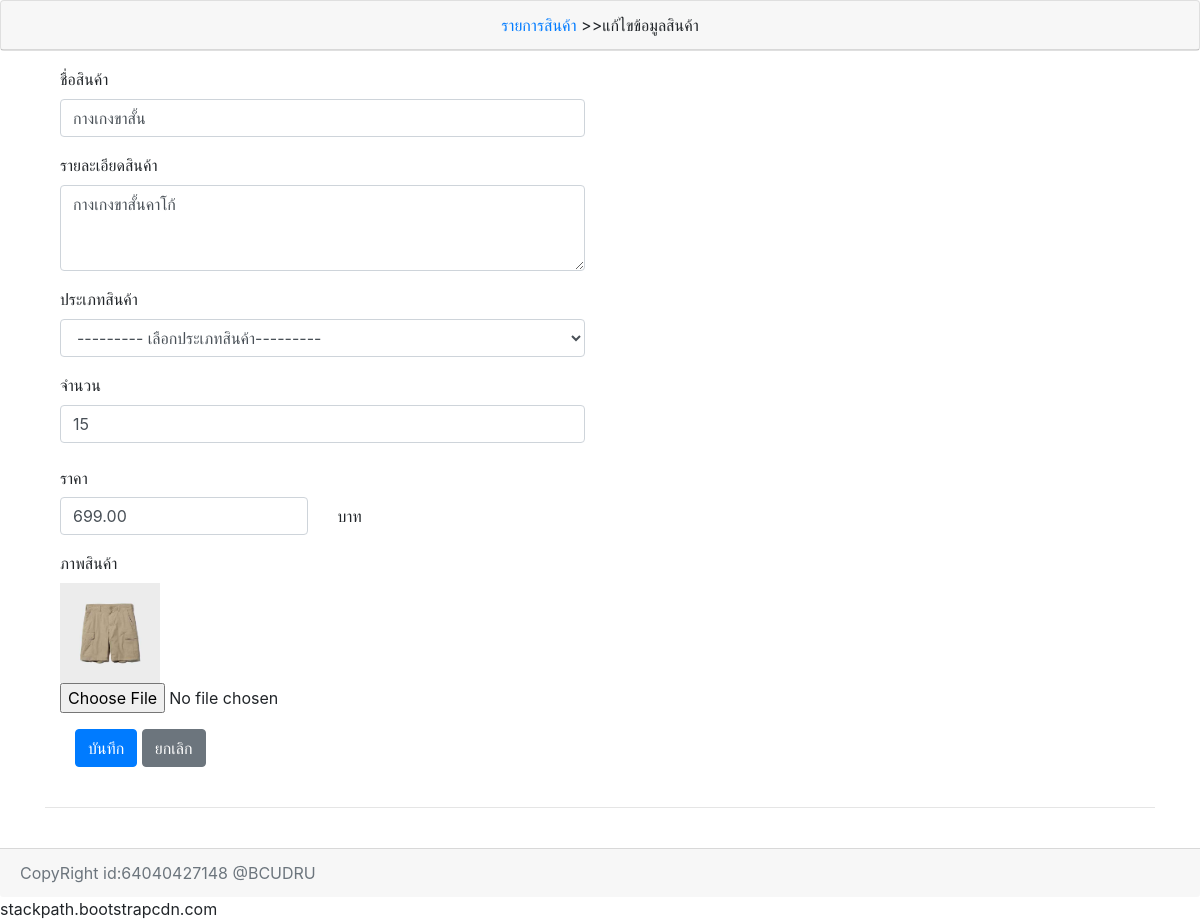
Page /product_edit.php?pid=12 (signed in) on the committed database.
### tables this page shows
CREATE TABLE `tb_product` (
  `pid` int(10) NOT NULL,
  `pname` varchar(255) DEFAULT NULL,
  `ptype` char(2) DEFAULT NULL,
  `pdetail` text,
  `pqty` int(10) DEFAULT NULL,
  `pprice` decimal(10,2) DEFAULT NULL,
  `ppicture` varchar(255) DEFAULT NULL
);

### product_edit.php (the view, shortened to what this page needs)
<?php include("conn.php") ?>
<!DOCTYPE html>
<html lang="en" dir="ltr">
  <head>
    <link rel="stylesheet" href="https://stackpath.bootstrapcdn.com/bootstrap/4.1.3/css/bootstrap.min.css">
  </head>
  <body>
    <?php
        if(isset($_GET['pid'])){
        $pid = $_GET['pid'];
      $table = "tb_product";
        $sql_select=" SELECT * FROM $table WHERE pid = '$pid'";
      $result = mysqli_query($conn, $sql_select);
      $row = mysqli_fetch_array($result);
    }
 ?>
      <div class="card text-center">
      <div class="card-header">
        <div class="label"><a href="product_list.php">รายการสินค้า</a> >>แก้ไขข้อมูลสินค้า
        </div>
      </div>
    </div>
    <P>
  <div class="container">
    <form action=""  method="post" enctype="multipart/form-data" class="col-6">
        <div class="form-group">
        <label>ชื่อสินค้า</label>
        <input type="text" name="pname" class="form-control" id="text" placeholder="กรอกชื่อสินค้า" value="<?=$row[1];?>" required>
      </div>
      <div class="form-group">
        <label>รายละเอียดสินค้า</label>
        <textarea name="pdetail" class="form-control" id="Textarea1" rows="3"><?=$row[3];?></textarea>
      </div>
        <div class="form-group">
          <label>ประเภทสินค้า</label>
          <select name="ptype" class="form-control" id="select">
            <option value="" selected>--------- เลือกประเภทสินค้า---------</option>
          </select>
        </div>
        <div class="form-group">
          <label>จำนวน</label>
          <input type="number" name="pqty" class="form-control" id="text" placeholder="กรอกจำนวนสินค้า" value="<?=$row[4]; ?>">
        </div>
        <div class="form-group row">
          <label class="col-sm-12 col-form-label">ราคา</label>
            <div class="col-sm-6">
              <input type="text" name="pprice" class="form-control" placeholder="กรอกราคาสินค้า" value="<?=$row[5]; ?>">
            </div>
          <label class="col-sm-2 col-form-label">บาท</label>
        </div>
          <div class="form-group">
            <label>ภาพสินค้า</label><br>
            <img src="picture/<?=$row[6]?>" alt="" width="100px"?>
            <input type="file" name="ppicture" class="form-control-file" id="exampleFormControlFile1">
          </div>
          <div class="formgroup">
            <div class="col-8">
            <button type="submit" class="btn btn-primary">บันทึก</button>
            <button type="cancel" class="btn btn-secondary">ยกเลิก</button>
              </div>
          </div>
        </form>
        <br>
        <hr>
    </div>
    <br>
    <div class="card-footer text-muted">
      CopyRight id:64040427148 @BCUDRU
   </div>
  </body>
</html>

### rows in the picture
tb_product: pname "กางเกงขาสั้น", pdetail "กางเกงขาสั้นคาโก้", pqty "15", pprice "699.00", ppicture (picture)
